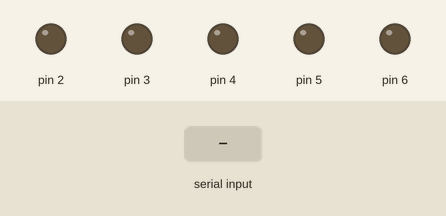
Bench run of a sketch on a simulated Arduino Uno, built with avr-gcc and run on an emulated ATmega328P. On the bench: output pins drawn as LEDs (lit = HIGH). Inputs (shaded band) come from the test bench.

Above: at 1.2 s.
1.3 s: "1" received over Serial
At 2.1 s:
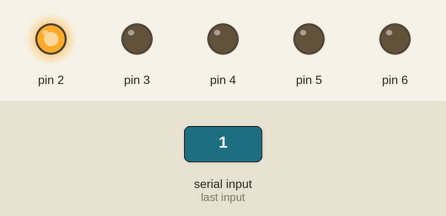
3.8 s: "2" received over Serial
At 4.1 s:
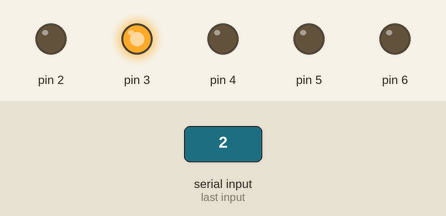
6.3 s: "3" received over Serial
At 7.1 s:
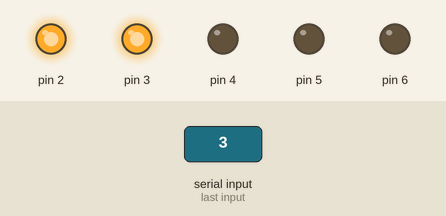
8.8 s: "4" received over Serial
At 9.1 s:
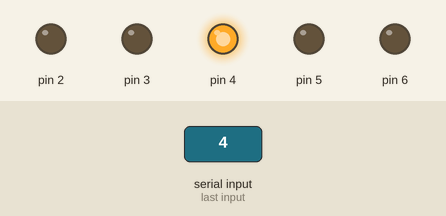
11.3 s: "5" received over Serial
At 12.1 s:
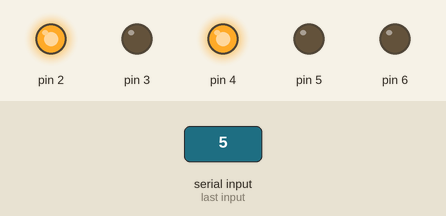
13.8 s: "6" received over Serial
At 14.1 s:
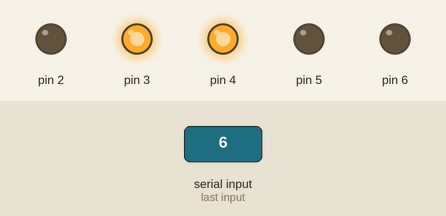
Timing chart, 0 to 16.8 s (numbered marks = the images above; inputs shaded):
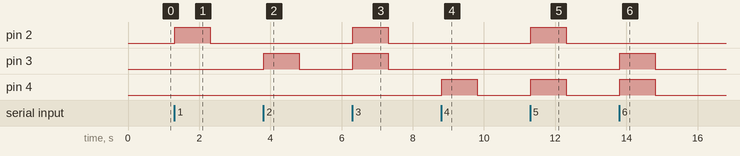

Measured:
- after the input at 1.3 s, pin 2: LOW → HIGH at once, → LOW 1.0 s later
- after the input at 3.8 s, pin 3: LOW → HIGH at once, → LOW 1.0 s later
- after the input at 6.3 s, pin 2, pin 3: LOW → HIGH at once, → LOW 1.0 s later
- after the input at 8.8 s, pin 4: LOW → HIGH at once, → LOW 1.0 s later
- after the input at 11.3 s, pin 2, pin 4: LOW → HIGH at once, → LOW 1.0 s later
- after the input at 13.8 s, pin 3, pin 4: LOW → HIGH at once, → LOW 1.0 s later

The sketch:

Digital_meter.ino
```cpp
/*void setup()
{
  pinMode(6, OUTPUT);
  pinMode(5, OUTPUT);
  pinMode(2, OUTPUT);
  pinMode(3, OUTPUT);
  pinMode(4, OUTPUT);
  Serial.begin(9600);

}
int income;
void loop()
{
  //digitalWrite(13, HIGH);
 // delay(1000); // Wait for 1000 millisecond(s)
  //digitalWrite(13, LOW);
  //delay(1000); // Wait for 1000 millisecond(s)
  digitalWrite(5, HIGH);
  digitalWrite(6, HIGH);
  digitalWrite(2, HIGH);
  digitalWrite(3, HIGH);
  digitalWrite(4, HIGH);
  if(Serial.available()>0)
  {
    income = Serial.read()-'0';
    if(income&1==1)
      digitalWrite(2,HIGH);
    if(income>>1&1==1)
      digitalWrite(3, HIGH);
    if(income>>2&1==1)
      digitalWrite(4, HIGH);
    if(income>>3&1==1)
      digitalWrite(5,HIGH);

    digitalWrite(6, HIGH);
    delay(1000);
  }
}
*/
void setup()
{
  pinMode(2, OUTPUT);
  pinMode(3, OUTPUT);
  pinMode(4, OUTPUT);
  pinMode(5, OUTPUT);
  pinMode(6, OUTPUT);
  Serial.begin(9600);
}
void loop()
  {
  digitalWrite(2,LOW);
  digitalWrite(3,LOW);
  digitalWrite(4,LOW);
  digitalWrite(5,LOW);
  digitalWrite(6,LOW);
  int income=0;
  if(Serial.available()>0)
  {
    delay(10);
    income=Serial.read();
  }
  switch(income){
    case'0':
    digitalWrite(2,LOW);
    digitalWrite(3,LOW);
    digitalWrite(4,LOW);
    digitalWrite(5,LOW);
    delay(1000);
    break;
    case'1':
    digitalWrite(2,HIGH);
    digitalWrite(3,LOW);
    digitalWrite(4,LOW);
    digitalWrite(5,LOW);
    delay(1000);
    break;
    case'2':
    digitalWrite(2,LOW);
    digitalWrite(3,HIGH);
    digitalWrite(4,LOW);
    digitalWrite(5,LOW);
    delay(1000);
    break;
    case'3':
    digitalWrite(2,HIGH);
    digitalWrite(3,HIGH);
    digitalWrite(4,LOW);
    digitalWrite(5,LOW);
    delay(1000);
    break;
    case'4':
    digitalWrite(2,LOW);
    digitalWrite(3,LOW);
    digitalWrite(4,HIGH);
    digitalWrite(5,LOW);
    delay(1000);
    break;
    case'5':
    digitalWrite(2,HIGH);
    digitalWrite(3,LOW);
    digitalWrite(4,HIGH);
    digitalWrite(5,LOW);
    delay(1000);
    break;
    case'6':
    digitalWrite(2,LOW);
    digitalWrite(3,HIGH);
    digitalWrite(4,HIGH);
    digitalWrite(5,LOW);
    delay(1000);
    break;
    case'7':
    digitalWrite(2,HIGH);
    digitalWrite(3,HIGH);
    digitalWrite(4,HIGH);
    digitalWrite(5,LOW);
    delay(1000);
    break;
    case'8':
    digitalWrite(2,LOW);
    digitalWrite(3,LOW);
    digitalWrite(4,LOW);
    digitalWrite(5,HIGH);
    delay(1000);
    break;
    case'9':
    digitalWrite(2,HIGH);
    digitalWrite(3,LOW);
    digitalWrite(4,LOW);
    digitalWrite(5,HIGH);
    delay(1000);

    break;

  }

 }
```
